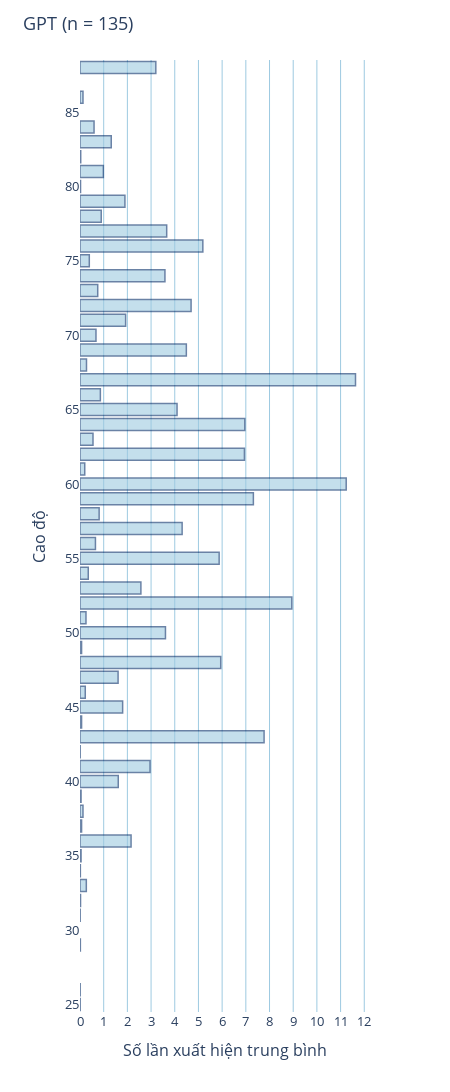
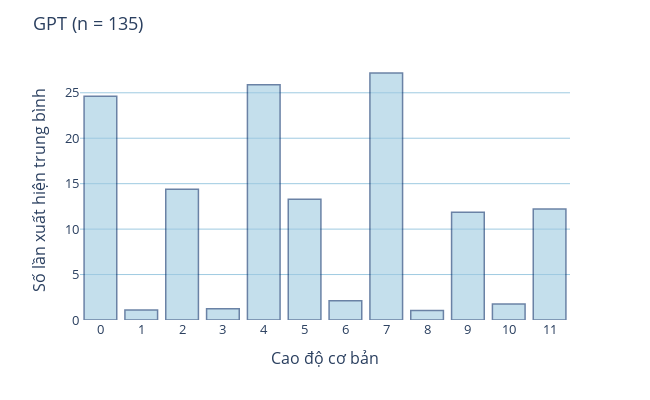

Source (notebook cell) for these figures, in order:
### Code cell
# Horizontal bar chart for pitch counts using plotly express (with y is the pitch and x is the count)
fig = px.bar(
    x=list(average_results['pitch_counts'].values()), 
    y=list(average_results['pitch_counts'].keys()), 
    orientation='h'
)

fig.update_layout(
    title=f'GPT (n = {n_file_to_analyze})', 
    xaxis_title='Số lần xuất hiện trung bình',
    yaxis_title='Cao độ'
)

# Show labels 0, 5, 10, 15, ... in y-axis
y_axis_tickvals = list(range(0, max(average_results['pitch_counts'].keys()) + 1, 5))
fig.update_yaxes(tickvals=y_axis_tickvals)

# Show labels 0, 1, 2, 3, ... in x-axis
x_axis_tickvals = list(range(
    0, 
    int(max(average_results['pitch_counts'].values())) + 1 + 1
))
fig.update_xaxes(tickvals=x_axis_tickvals)

# Change the color set to make it easier to see when printed in black and white
fig.update_traces(marker_color='rgb(158,202,225)', marker_line_color='rgb(8,48,107)', marker_line_width=1.5, opacity=0.6)

# Change the background color to make it easier to see when printed in black and white
fig.update_layout(plot_bgcolor='white')

# Show the vertical grid lines
fig.update_layout(xaxis=dict(showgrid=True, gridwidth=1, gridcolor='rgb(158,202,225)'))

# Make the colums overlay the grid lines
fig.update_layout(barmode='overlay')

# Make the font size bigger
fig.update_layout(font=dict(size=13))

# Make the plot ratio x:y
fig.update_layout(
    autosize=False,
    width=450,
    height=1200,
)

fig.show()


# Pitch class distribution
fig = px.bar(x=list(average_results['pitch_class_distribution'].keys()), y=list(average_results['pitch_class_distribution'].values()))
fig.update_layout(
    title=f'GPT (n = {n_file_to_analyze})', 
    yaxis_title='Số lần xuất hiện trung bình',
    xaxis_title='Cao độ cơ bản'
)

# Show labels 0, 1, 2, 3, ... in x-axis
x_axis_tickvals = list(range(0, max(average_results['pitch_class_distribution'].keys()) + 1))
fig.update_xaxes(tickvals=x_axis_tickvals)

# Change the color set to make it easier to see when printed in black and white
fig.update_traces(marker_color='rgb(158,202,225)', marker_line_color='rgb(8,48,107)', marker_line_width=1.5, opacity=0.6)

# Change the background color to make it easier to see when printed in black and white
fig.update_layout(plot_bgcolor='white')

# Show the horizontal grid lines
fig.update_layout(yaxis=dict(showgrid=True, gridwidth=1, gridcolor='rgb(158,202,225)'))

# Make the font size bigger
fig.update_layout(font=dict(size=13))

# Make the plot ratio x:y
fig.update_layout(
    autosize=False,
    width=650,
    height=400,
)

fig.show()

# Note count
print(f"Số lượng nốt nhạc trung bình trong một đoạn nhạc từ GPT (n = {n_file_to_analyze}): {average_results['note_count']}")

### Figure 1 — Plotly figure (JSON) as saved in the notebook; plotly's stock layout.template omitted (floating-point values rounded to 4 significant figures)
{"data": [{"alignmentgroup": "True", "hovertemplate": "x=%{x}<br>y=%{y}<extra></extra>", "legendgroup": "", "marker": {"color": "rgb(158,202,225)", "line": {"color": "rgb(8,48,107)", "width": 1.5}, "pattern": {"shape": ""}}, "name": "", "offsetgroup": "", "opacity": 0.6, "orientation": "h", "showlegend": false, "textposition": "auto", "type": "bar", "x": [11.63, 0.8963, 5.185, 3.607, 8.941, 4.096, 11.24, 4.311, 6.941, 4.689, 0.1259, 4.489, 1.8, 5.874, 6.956, 3.659, 7.319, 3.585, 1.319, 2.156, 5.941, 7.77, 0.7481, 2.57, 1.926, 0.8074, 0.9852, 0.6741, 1.607, 1.615, 3.2, 1.896, 2.956, 0.2741, 0.6519, 0.8593, 0.2, 0.3926, 0.5926, 0.5481, 0.2222, 0.2667, 0.2519, 0.06667, 0.04444, 0.06667, 0.1259, 0.007407, 0.3481, 0.06667, 0.02222, 0.007407, 0.01481, 0.007407, 0.04444, 0.007407, 0.02963, 0.02222, 0.01481], "xaxis": "x", "y": [67, 78, 76, 50, 52, 65, 60, 57, 62, 72, 38, 69, 45, 55, 64, 77, 59, 74, 83, 36, 48, 43, 73, 53, 71, 58, 81, 70, 47, 40, 88, 79, 41, 68, 56, 66, 61, 75, 84, 63, 46, 33, 51, 44, 35, 37, 86, 31, 54, 49, 32, 25, 34, 26, 39, 42, 82, 80, 29], "yaxis": "y"}], "layout": {"autosize": false, "barmode": "overlay", "font": {"size": 13}, "height": 1200, "legend": {"tracegroupgap": 0}, "margin": {"t": 60}, "plot_bgcolor": "white", "title": {"text": "GPT (n = 135)"}, "width": 450, "xaxis": {"anchor": "y", "domain": [0, 1], "gridcolor": "rgb(158,202,225)", "gridwidth": 1, "showgrid": true, "tickvals": [0, 1, 2, 3, 4, 5, 6, 7, 8, 9, 10, 11, 12], "title": {"text": "Số lần xuất hiện trung bình"}}, "yaxis": {"anchor": "x", "domain": [0, 1], "tickvals": [0, 5, 10, 15, 20, 25, 30, 35, 40, 45, 50, 55, 60, 65, 70, 75, 80, 85], "title": {"text": "Cao độ"}}}}

### Figure 2 — Plotly figure (JSON) as saved in the notebook; plotly's stock layout.template omitted (floating-point values rounded to 4 significant figures)
{"data": [{"alignmentgroup": "True", "hovertemplate": "x=%{x}<br>y=%{y}<extra></extra>", "legendgroup": "", "marker": {"color": "rgb(158,202,225)", "line": {"color": "rgb(8,48,107)", "width": 1.5}, "pattern": {"shape": ""}}, "name": "", "offsetgroup": "", "opacity": 0.6, "orientation": "v", "showlegend": false, "textposition": "auto", "type": "bar", "x": [7, 6, 4, 2, 5, 0, 9, 11, 1, 10, 8, 3], "xaxis": "x", "y": [27.18, 2.111, 25.9, 14.39, 13.3, 24.61, 11.85, 12.21, 1.089, 1.748, 1.037, 1.237], "yaxis": "y"}], "layout": {"autosize": false, "barmode": "relative", "font": {"size": 13}, "height": 400, "legend": {"tracegroupgap": 0}, "margin": {"t": 60}, "plot_bgcolor": "white", "title": {"text": "GPT (n = 135)"}, "width": 650, "xaxis": {"anchor": "y", "domain": [0, 1], "tickvals": [0, 1, 2, 3, 4, 5, 6, 7, 8, 9, 10, 11], "title": {"text": "Cao độ cơ bản"}}, "yaxis": {"anchor": "x", "domain": [0, 1], "gridcolor": "rgb(158,202,225)", "gridwidth": 1, "showgrid": true, "title": {"text": "Số lần xuất hiện trung bình"}}}}
